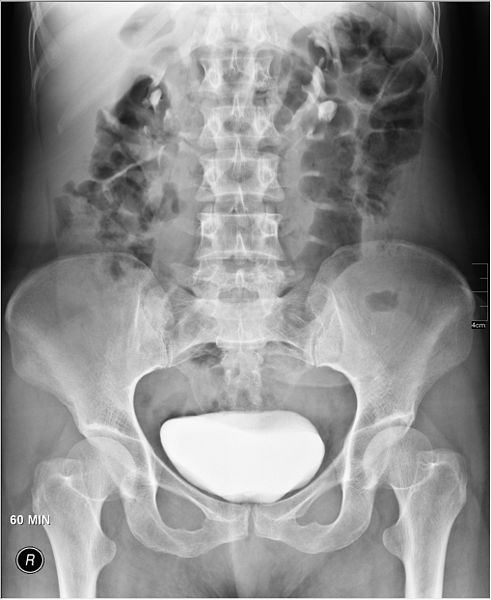
#> input picture Visao-Computacional/cores/images/491px-Medical_X-Ray_imaging_CNP03_nevit.jpg, 491 x 600 px
$ python -i filtering.py   (imports and definitions only)   (older library calls are emulated)
#> lines starting #> are read from the running program, lines starting #| are printed output that depends on the picture
#> further down, picture is the input picture: shape (600, 491, 3); min 0, max 255, mean 141.4
import cv2
import math
import numpy as np

# [12 lines left out: functions read_image, resize_image, not called in this run]

def average_filter(image,kernel_size):
    image = cv2.blur(image,(kernel_size,kernel_size))
    return image

# [4 lines left out: function gaussian_filter, not called in this run]

def median_filter(image,kernel_size):
    image = cv2.medianBlur(image,kernel_size)
    return image

# [8 lines left out: function salt_and_pepper_noise, not called in this run]

def sobel_filter(image):
    if len(image.shape) > 2: #imagem eh colorida
        gray_image = cv2.cvtColor(image,cv2.COLOR_RGB2GRAY)
    else:
        gray_image = image
    #detectar bordas na direcao x (verticais)
    sobel_x = cv2.Sobel(gray_image, cv2.CV_64F,1,0,ksize=3)
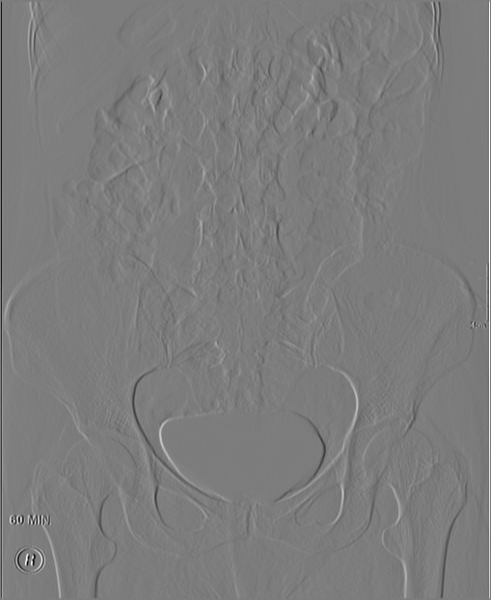
#> sobel_x: shape (600, 491) float64; min -973, max 1012, mean 0.5; drawn with min black and max white
    #detectar bordas na direcao y (horizontais)
    sobel_y = cv2.Sobel(gray_image, cv2.CV_64F,0,1,ksize=3)
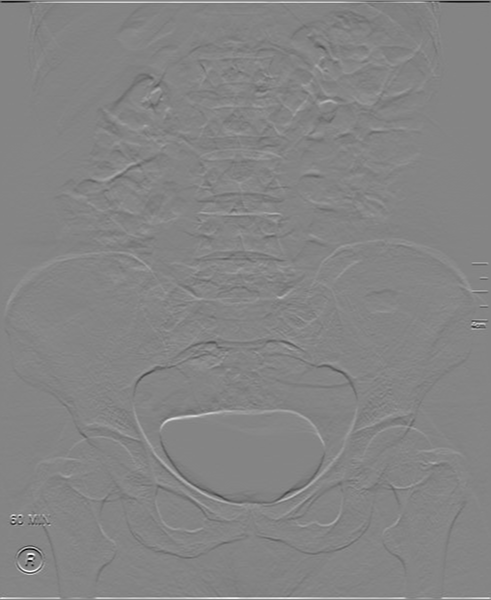
#> sobel_y: shape (600, 491) float64; min -923, max 851, mean 1.1; drawn with min black and max white

    #magnitude dos gradientes
    gradient_magnitude = np.sqrt(np.square(sobel_x) + np.square(sobel_y))
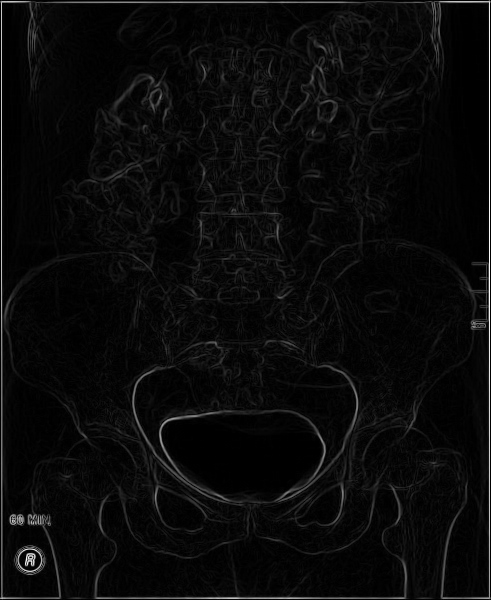
#> gradient_magnitude: shape (600, 491) float64; min 0, max 1025.2, mean 42.4; drawn with min black and max white

    #normalizar para o intervalo [0,255]
    gradient_magnitude *= 255.0 / gradient_magnitude.max()
    edge_image = np.uint8(gradient_magnitude)

    if len(image.shape) > 2: #imagem eh colorida
        edge_image = cv2.cvtColor(edge_image,cv2.COLOR_GRAY2RGB)
#> edge_image: shape (600, 491, 3)

    #image = cv2.add(image,edge_image)
    image = cv2.addWeighted(image, 0.7, edge_image, 0.3, 0)
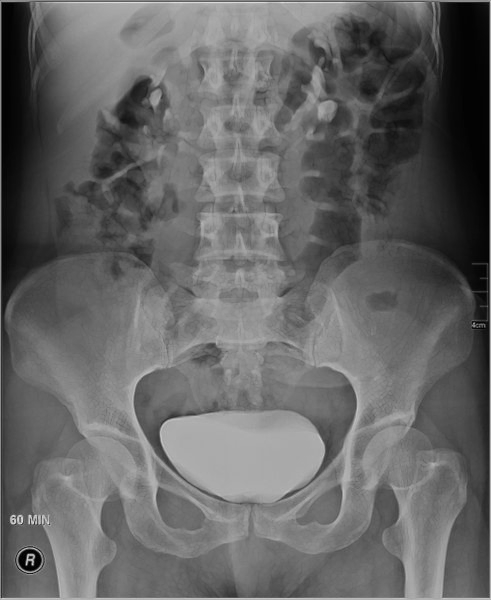
#> image: shape (600, 491, 3); min 0, max 226, mean 102

    return image

# Realça bordas
# [17 lines left out: functions laplacian_filter, highboost_filter, not called in this run]

>>> import cv2
>>> picture = cv2.cvtColor(cv2.imread('images/491px-Medical_X-Ray_imaging_CNP03_nevit.jpg'), cv2.COLOR_BGR2RGB)
>>> result = sobel_filter(picture)

$ run again, on Visao-Computacional/cores/images/airport-aerial_O3UIQPQRRN.jpg
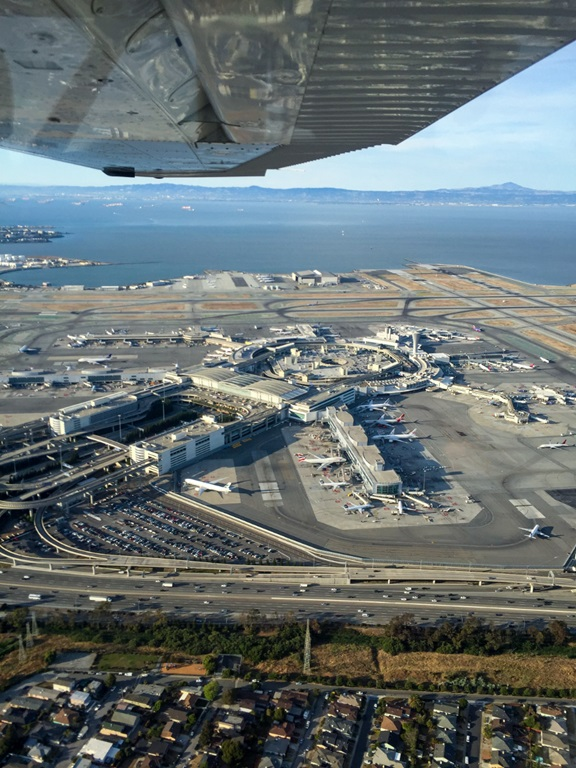
#> input picture Visao-Computacional/cores/images/airport-aerial_O3UIQPQRRN.jpg, 576 x 768 px
#> in sobel_filter, `gradient_magnitude = np.sqrt(np.square(sobel_x) + np.square(sobel_y))`:
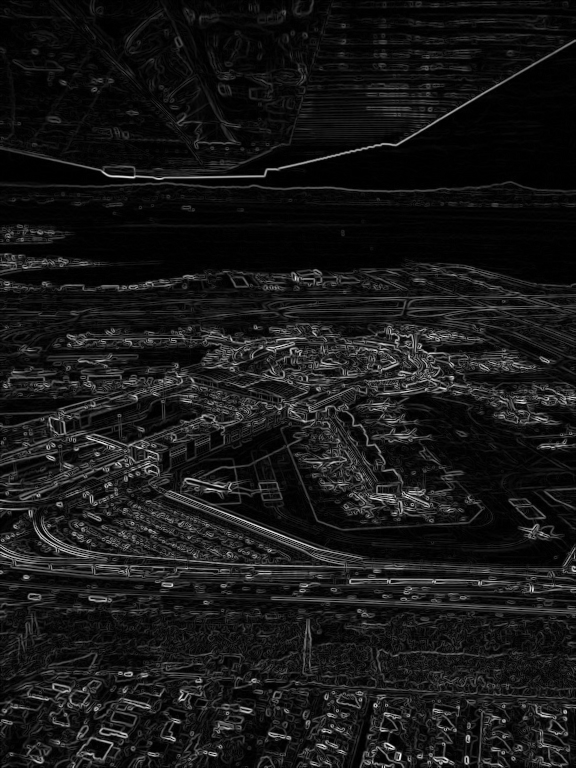
#> gradient_magnitude: shape (768, 576) float64; min 0, max 965.5, mean 89.5; drawn with min black and max white
#> in sobel_filter, `image = cv2.addWeighted(image, 0.7, edge_image, 0.3, 0)`:
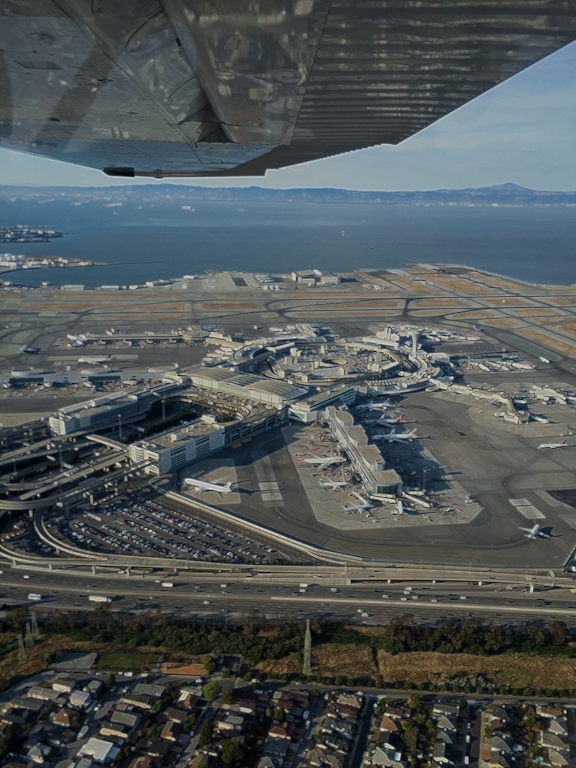
#> image: shape (768, 576, 3); mean R, G, B 78.9, 85.8, 86.6

$ run again, on Visao-Computacional/cores/images/free-photo-of-black-and-white-aerial-view-of-river-running-through-agricultural-fields.jpeg
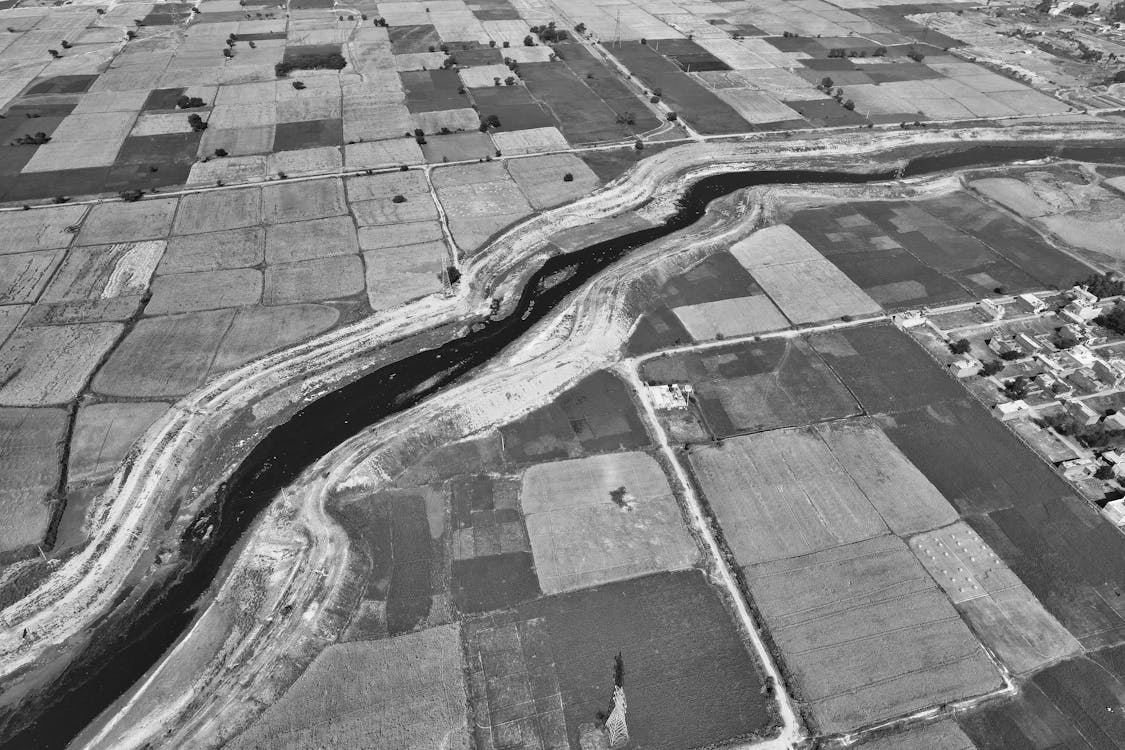
#> input picture Visao-Computacional/cores/images/free-photo-of-black-and-white-aerial-view-of-river-running-through-agricultural-fields.jpeg, 1125 x 750 px
#> picture is the input picture: shape (750, 1125, 3); min 0, max 255, mean 129.1
#> in sobel_filter, `gradient_magnitude = np.sqrt(np.square(sobel_x) + np.square(sobel_y))`:
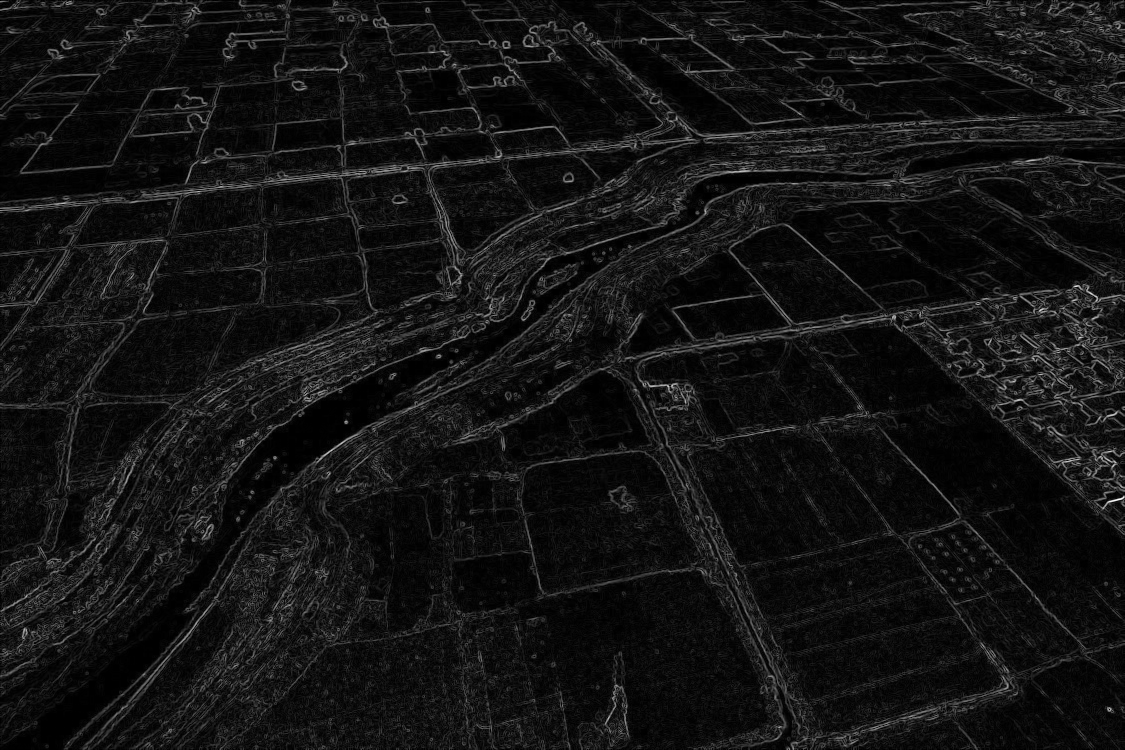
#> gradient_magnitude: shape (750, 1125) float64; min 0, max 1036.5, mean 80.2; drawn with min black and max white
#> in sobel_filter, `image = cv2.addWeighted(image, 0.7, edge_image, 0.3, 0)`:
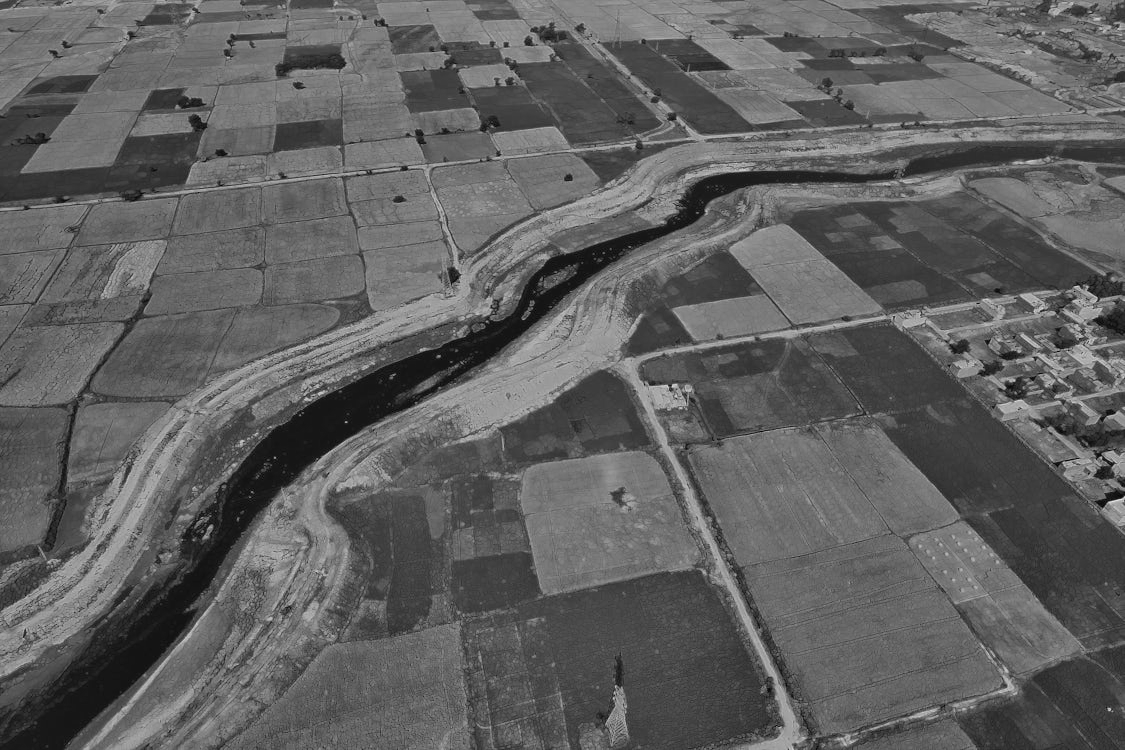
#> image: shape (750, 1125, 3); min 1, max 233, mean 96.1
